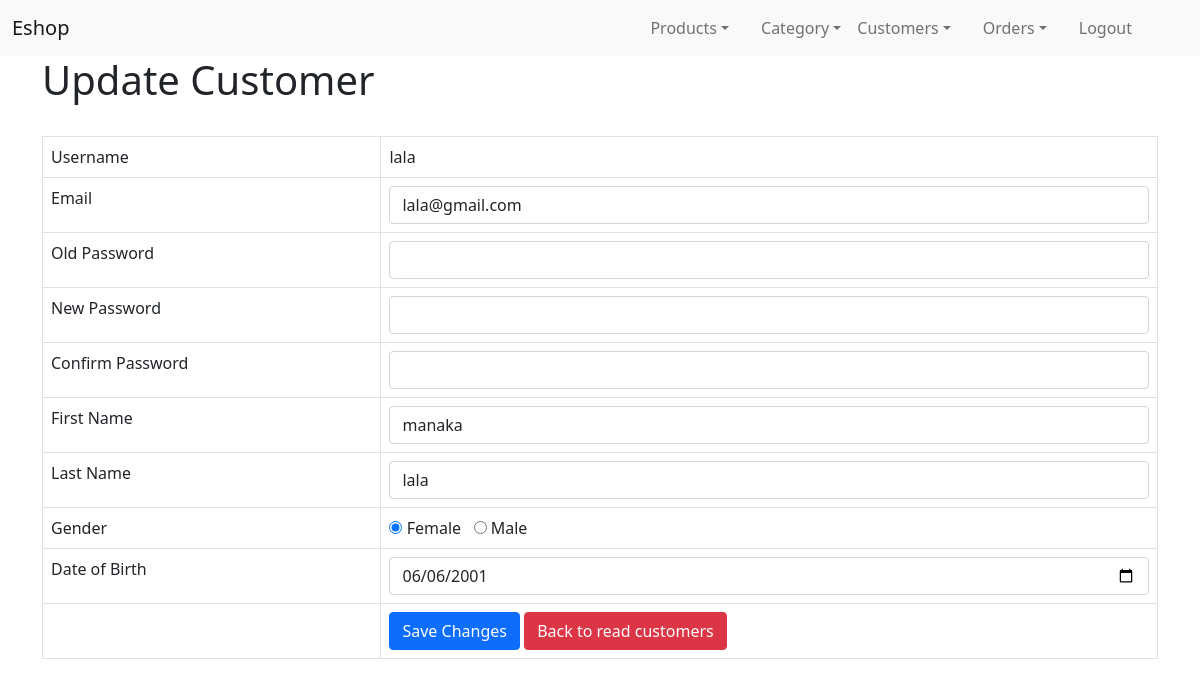
The app's page /updatecustomer.php?username=lala (signed in) with its own data.
### tables this page shows
CREATE TABLE `customers` (
  `username` varchar(100) NOT NULL,
  `email` varchar(100) NOT NULL,
  `firstname` varchar(100) NOT NULL,
  `lastname` varchar(100) NOT NULL,
  `password` varchar(200) NOT NULL,
  `gender` tinyint(1) NOT NULL,
  `dateofbirth` date NOT NULL,
  `registrationdateandtime` datetime NOT NULL DEFAULT current_timestamp(),
  `accountstatus` tinyint(1) NOT NULL DEFAULT 1
);

### updatecustomer.php (the view, shortened to what this page needs)
<!DOCTYPE HTML>
<html>
<head>
    <link href="https://cdn.jsdelivr.net/npm/bootstrap@5.1.3/dist/css/bootstrap.min.css" rel="stylesheet">
</head>
<body>
    <?php include 'navigationbar.php'; ?>
    <div class="container">
        <div class="page-header">
            <h1>Update Customer</h1>
        </div>
        <?php
        $c_username = isset($_GET['username']) ? $_GET['username'] : die('ERROR: Record ID not found.');
        include 'config/database.php';
        try {
            $query = "SELECT username, email, password, firstname, lastname, gender, dateofbirth FROM customers WHERE username = ? LIMIT 0,1";
            $stmt = $con->prepare($query);
            $stmt->bindParam(1, $c_username);
            $stmt->execute();
            $row = $stmt->fetch(PDO::FETCH_ASSOC);
            $email = $row['email'];
            $firstname = $row['firstname'];
            $lastname = $row['lastname'];
            $gender = $row['gender'];
            $dateofbirth = $row['dateofbirth'];
        }
        catch (PDOException $exception) {
            die('ERROR: ' . $exception->getMessage());
        }
        ?>
        <form action="<?php echo htmlspecialchars($_SERVER["PHP_SELF"] . "?username={$c_username}"); ?>" method="post">
            <table class='table table-hover table-responsive table-bordered'>
                <tr>
                    <td>Username</td>
                    <td><?php echo htmlspecialchars($c_username, ENT_QUOTES);  ?></td>
                </tr>
                <tr>
                    <td>Email</td>
                    <td><input type='text' name='email' value="<?php echo htmlspecialchars($email, ENT_QUOTES);  ?>" class='form-control'></td>
                </tr>
                <tr>
                    <td>Old Password</td>
                    <td><input type='password' name='oldpassword' value="" class='form-control' /></td>
                </tr>
                <tr>
                    <td>New Password</td>
                    <td><input type='password' name='password' value="" class='form-control' /></td>
                </tr>
                <tr>
                    <td>Confirm Password</td>
                    <td><input type='password' name='confirmpassword' class='form-control' /></td>
                </tr>
                <tr>
                    <td>First Name</td>
                    <td><input type='text' name='firstname' value="<?php echo htmlspecialchars($firstname, ENT_QUOTES);  ?>" class='form-control' /></td>
                </tr>
                <tr>
                    <td>Last Name</td>
                    <td><input type='text' name='lastname' value="<?php echo htmlspecialchars($lastname, ENT_QUOTES);  ?>" class='form-control' /></td>
                </tr>
                <tr>
                    <td>Gender</td>
                    <td> <input type="radio" id="female" name="gender" value="1" <?php if (isset($gender) && $gender == "1") echo "checked" ?>>
                        <label for="female">Female</label>
                          <input type="radio" id="male" name="gender" value="0" <?php if (isset($gender) && $gender == "0") echo "checked" ?>>
                        <label for="male">Male</label>
                    </td>
                </tr>
                <tr>
                    <td>Date of Birth</td>
                    <td><input type='date' name='dateofbirth' value="<?php echo date($dateofbirth, ENT_QUOTES);  ?>" class='form-control' /></td>
                </tr>
                <tr>
                    <td></td>
                    <td>
                        <input type='submit' value='Save Changes' class='btn btn-primary' />
                        <a href='customerlist.php' class='btn btn-danger'>Back to read customers</a>
                    </td>
                </tr>
            </table>
        </form>
    </div>
</body>
</html>

### records on screen
customers: email "lala@gmail.com", firstname "manaka", lastname "lala", gender "☑ Female", gender "☐ Male", dateofbirth "06/06/2001"

### other values on screen
$c_username "lala"
